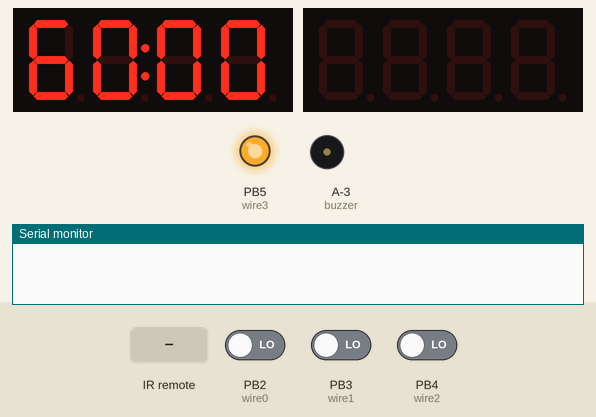
The sketch below on a simulated ATtiny85, built with avr-gcc and run on an emulated ATtiny85. Parts: 2 × 4-digit seven-segment display, output pins drawn as LEDs (lit = HIGH), buzzer (waves = sounding), the last lines printed to the serial monitor. The test bench sets the inputs (shaded band); at power-on: PB2 (wire0) LOW, PB3 (wire1) LOW, PB4 (wire2) LOW.

Above: at 1.8 s.
1.9 s: infrared code 0x20DF906F received
At 5.65 s:
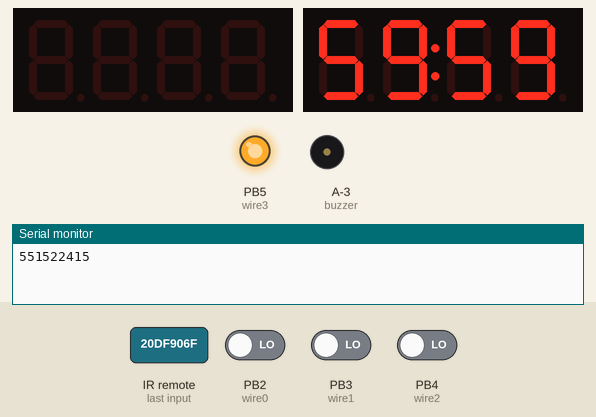
6.1 s: infrared code 0x20DFB24D received
At 6.64 s:
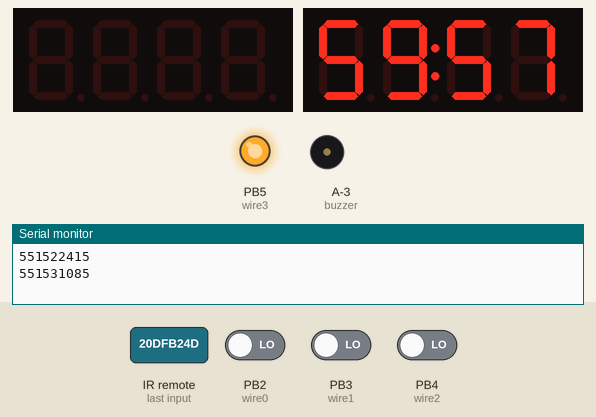
At 7.39 s:
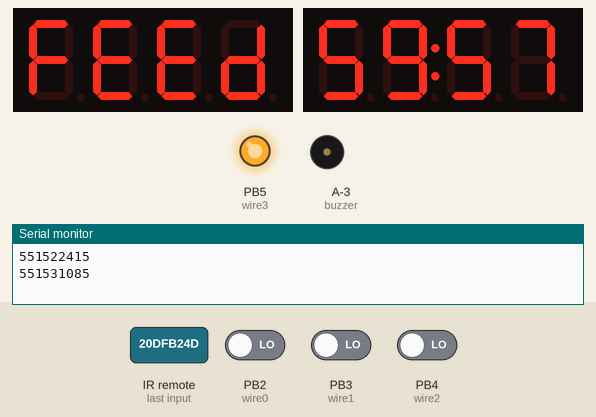
Timing chart, 0 to 9.1 s (numbered marks = the images above; inputs shaded):
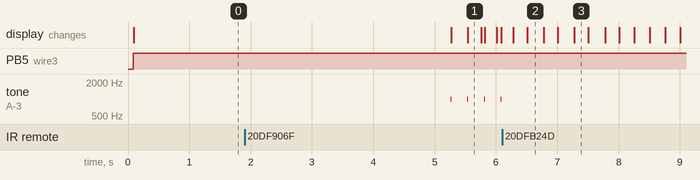

Measured:
- after the input at 1.9 s, tone on A-3 (buzzer): alternates 1000 Hz for 0.01 s and silent for 0.26 s, starting after 3.4 s; the display: first changes after 3.4 s (image 1 shows a later state)
- after the input at 6.1 s, tone on A-3 (buzzer): stops changing and stays silent; the display: first changes after 0.18 s (image 2 shows a later state)

The sketch:

BombProp.ino
```cpp
#include <Wire.h> // Enable this line if using Arduino Uno, Mega, etc.
#include <NewTone.h>
#include <IRremote.h>
#include <Adafruit_GFX.h>
#include "Adafruit_LEDBackpack.h"

int normalRate = 918;
int penaltyRate = normalRate/5;
int delayRate = normalRate;
uint16_t initial = 6000;
uint16_t timer = initial;
int wire0 = 2;
int wire1 = 3;
int wire2 = 4;
int wire3 = 5;
int wire4 = 6;
int wire5 = 7;
int wire6 = 8;
int wire7 = 9;
int RECV_PIN = 10;
int buzzer = 11;
int signallight = 12;
int maglock = A0;
int penaltyCounter = 0;
bool flag0;
bool flag1;
bool flag2;
bool flag3;
bool flag4;
bool flag5;
bool flag6;
bool flag7;
bool correct0 = false;
bool correct1 = false;
bool correct2 = false;
bool penalty = false;
bool paused = true;
bool deductionFlag = false;
bool lose = false;
bool* flags[8];
bool escaped = false;
int flagsCap = 8;
int digit = 0;
int digitPlace = 0;
int finalTime = 0;
Adafruit_7segment matrix = Adafruit_7segment();
Adafruit_7segment matrix1 = Adafruit_7segment();
IRrecv irrecv(RECV_PIN);

decode_results results;

void setup() {
#ifndef __AVR_ATtiny85__
  Serial.begin(9600);
  Serial.println("Oval Office");
  irrecv.enableIRIn(); // Start the receiver
#endif
  matrix.begin(0x70);
  matrix1.begin(0x71);
  matrix1.print(0xBEEF, HEX);
  pinMode(wire0, INPUT);
  pinMode(wire1, INPUT);
  pinMode(wire2, INPUT);
  pinMode(wire3, INPUT);
  pinMode(wire4, INPUT);
  pinMode(wire5, INPUT);
  pinMode(wire6, INPUT);
  pinMode(wire7, INPUT);
  pinMode(signallight, OUTPUT);
  pinMode(maglock, OUTPUT);
  pinMode(buzzer, OUTPUT);
  flags[0] = &flag0;
  flags[1] = &flag1;
  flags[2] = &flag2;
  flags[3] = &flag3;
  flags[4] = &flag4;
  flags[5] = &flag5;
  flags[6] = &flag6;
  flags[7] = &flag7;
  digitalWrite(signallight, HIGH);
  digitalWrite(buzzer, HIGH);
}

void loop() {
  if (irrecv.decode(&results)) {
    Serial.println(results.value, DEC);
    irrecv.resume(); // Receive the next value
  }

  switch(results.value) {
    case 551522415:
      paused = !paused;
      results.value = 0;
      if (!paused) {
        for(int a = 0; a < 3; a++){
          digitalWrite(signallight, LOW);
          delay(500);
          digitalWrite(signallight, HIGH);
          delay(500);
        }
      }
      else{
        digitalWrite(signallight, LOW);
        delay(1000);
        digitalWrite(signallight, HIGH);
      }
      //Serial.println("Signal Light On");
      break;
    case 551534655:
      timer -= 100;
      results.value = 0;
      break;
    case 551502015:
      timer += 100;
      results.value = 0;
      break;
    case 11815:
      timer = initial;
      correct0 = false;
      correct1 = false;
      correct2 = false;
      paused = true;
      penalty = false;
      penaltyCounter = 0;
      deductionFlag = false;
      lose = false;
      results.value = 0;
      digitalWrite(maglock, HIGH);
      digitalWrite(signallight, HIGH);
      digitalWrite(buzzer, HIGH);
      escaped = false;
      break;
    case 551531085:
      setTimer();
      results.value = 0;
      break;
    default:
      results.value = 0;
  }

  //wire values
  flag0 = digitalRead(wire0);
  delay(10);
  flag1 = digitalRead(wire1);
  delay(10);
  flag2 = digitalRead(wire2);
  delay(10);
  flag3 = digitalRead(wire3);
  delay(10);
  flag4 = digitalRead(wire4);
  delay(10);
  flag5 = digitalRead(wire5);
  delay(10);
  flag6 = digitalRead(wire6);
  delay(10);
  flag7 = digitalRead(wire7);
  delay(10);

  //Wire order - 4, 3, 7, 6
  penalty = false;
  for(int i = 0; i < flagsCap; i++){
    if(i <= 3){
      if(!*flags[i]){
        penalty = true;
        break;
      }
    }
    if(!*flags[i] && i == 7 && !penalty){
      correct0 = true;
    }
    if (*flags[i] && i == 7){
      correct0 = false;
    }
    if(!*flags[i] && i == 6 && !penalty && correct0){
      correct1 = true;
    }
    else if(!*flags[i] && i == 6 && !correct0){
      penalty = true;
      break;
    }
    if (*flags[i] && i == 6){
      correct1 = false;
    }
    if(!*flags[i] && i == 5 && !penalty && correct1){
      correct2 = true;
    }
    else if(!*flags[i] && i == 5 && !correct1){
      penalty = true;
      break;
    }
    if(*flags[i] && i == 5){
      correct2 = false;
    }
    if(!*flags[i] && i == 4 && !penalty && correct2){
      paused = true;
      escaped = true;
      //digitalWrite(maglock, LOW);
    }
    else if(!*flags[i] && i == 4 && !correct2){
      penalty = true;
      break;
    }
  }

  if (penalty && !paused) {
    matrix.blinkRate(1);
    //matrix1.blinkRate(1);
    delayRate = penaltyRate;
    //digitalWrite(buzzer, LOW);
    NewTone(buzzer, 1000, 10);
    if(!deductionFlag){
      if(penaltyCounter < 6){
        penaltyCounter++;
      }
      else{
        penaltyCounter = 6;
      }
      timer = timer - ((penaltyCounter - 1) * 100);
      deductionFlag = true;
    }
  }
  else {
    deductionFlag = false;
    matrix.blinkRate(0);
    //matrix1.blinkRate(0);
    delayRate = normalRate;
    digitalWrite(buzzer, HIGH);
    noNewTone(buzzer);
  }

  /*Serial.println("Correct0 is ");
  Serial.println(correct0);
  Serial.println("Correct1 is ");
  Serial.println(correct1);
  Serial.println("Correct2 is ");
  Serial.println(correct2);
  Serial.println("Wire0 is ");
  Serial.println(flag0);
  Serial.println("Wire1 is ");
  Serial.println(flag1);
  Serial.println("Wire2 is ");
  Serial.println(flag2);
  Serial.println("Wire3 is ");
  Serial.println(flag3);
  Serial.println("Wire4 is ");
  Serial.println(flag4);
  Serial.println("Wire5 is ");
  Serial.println(flag5);
  Serial.println("Wire6 is ");
  Serial.println(flag6);
  Serial.println("Wire7 is ");
  Serial.println(flag7);*/

  if(escaped){
    digitalWrite(maglock, LOW);
  }
  else{
    digitalWrite(maglock, HIGH);
  }

  if (lose) {
    digitalWrite(signallight, LOW);
    digitalWrite(buzzer, LOW);
  }

  if(!paused) { //if not paused

    //countdown timer
    //Serial.println(timer);
    if (timer <= 0 || timer > 10000) {
      matrix.writeDigitNum(0, 0);
      matrix.writeDigitNum(1, 0);
      matrix.writeDigitNum(3, 0);
      matrix.writeDigitNum(4, 0);
      //matrix1.writeDigitNum(0, 0);
      //matrix1.writeDigitNum(1, 0);
      //matrix1.writeDigitNum(3, 0);
      //matrix1.writeDigitNum(4, 0);
    }
    else{
      matrix.print(timer, DEC);
      matrix1.print(timer, DEC);
    }
    matrix.drawColon(true);
    matrix1.drawColon(true);
    matrix.writeDisplay();
    matrix1.writeDisplay();
    if (timer % 100 == 0) {
      timer -= 41;
    }
    else {
      timer -= 1;
    }
    if (timer <= 0 || timer > 10000) {
      paused = true;
      lose = true;
    }
    delay(delayRate);
  }
  else { // if it is paused
    if (timer <= 0 || timer > 10000) {
      matrix.writeDigitNum(0, 0);
      matrix.writeDigitNum(1, 0);
      matrix.writeDigitNum(3, 0);
      matrix.writeDigitNum(4, 0);
      //matrix1.writeDigitNum(0, 0);
      //matrix1.writeDigitNum(1, 0);
      //matrix1.writeDigitNum(3, 0);
      //matrix1.writeDigitNum(4, 0);
    }
    else {
      matrix.print(timer, DEC);
      //matrix1.print(timer, DEC);
      //noNewTone(buzzer);
    }
    penalty = false;
    matrix.drawColon(true);
    //matrix1.drawColon(true);
    matrix.blinkRate(0);
    //matrix1.blinkRate(0);
    matrix.writeDisplay();
    //matrix1.writeDisplay();
    delay(1000);
  }
}

void setTimer (){
  boolean finished = false;
  matrix.print(0xFEED, HEX);
  //matrix1.print(0xFEED, HEX);
  matrix.writeDisplay();
  //matrix1.writeDisplay();
  for(int a = 0; a < 2; a++){
    digitalWrite(signallight, LOW);
    delay(500);
    digitalWrite(signallight, HIGH);
    delay(500);
  }
  results.value = 0;
  while(!finished){
    if (irrecv.decode(&results)) {
      Serial.println(results.value, DEC);
      irrecv.resume(); // Receive the next value
    }

    switch(results.value) {
      case 551520375:
        processTimer(1);
        results.value = 0;
        break;
      case 551504055:
        processTimer(2);
        results.value = 0;
        break;
      case 551536695:
        processTimer(3);
        results.value = 0;
        break;
      case 551495895:
        processTimer(4);
        results.value = 0;
        break;
      case 551528535:
        processTimer(5);
        results.value = 0;
        break;
      case 551512215:
        processTimer(6);
        results.value = 0;
        break;
      case 551544855:
        processTimer(7);
        results.value = 0;
        break;
      case 551491815:
        processTimer(8);
        results.value = 0;
        break;
      case 551524455:
        processTimer(9);
        results.value = 0;
        break;
      case 551487735:
        processTimer(0);
        results.value = 0;
        break;
      case 551522415:
        finished = true;
        results.value = 0;
        break;
      default:
        results.value = 0;
    }
  }
  timer = finalTime;
}

void processTimer (int x){
  if (digitPlace >= 4){
    digitPlace = 0;
    finalTime = 0;
  }
  if (digitPlace == 0){
    finalTime += (x * 1000);
    digitPlace++;
  }
  else if (digitPlace == 1){
    finalTime += (x * 100);
    digitPlace++;
  }
  else if (digitPlace == 2){
    if(x >= 6){
      x = 5;
    }
    finalTime += (x * 10);
    digitPlace++;
  }
  else if (digitPlace == 3){
    finalTime += x;
    digitPlace++;
  }
  matrix.print(finalTime, DEC);
 // matrix1.print(finalTime, DEC);
  matrix.drawColon(true);
  //matrix1.drawColon(true);
  matrix.writeDisplay();
  //matrix1.writeDisplay();
}
```
